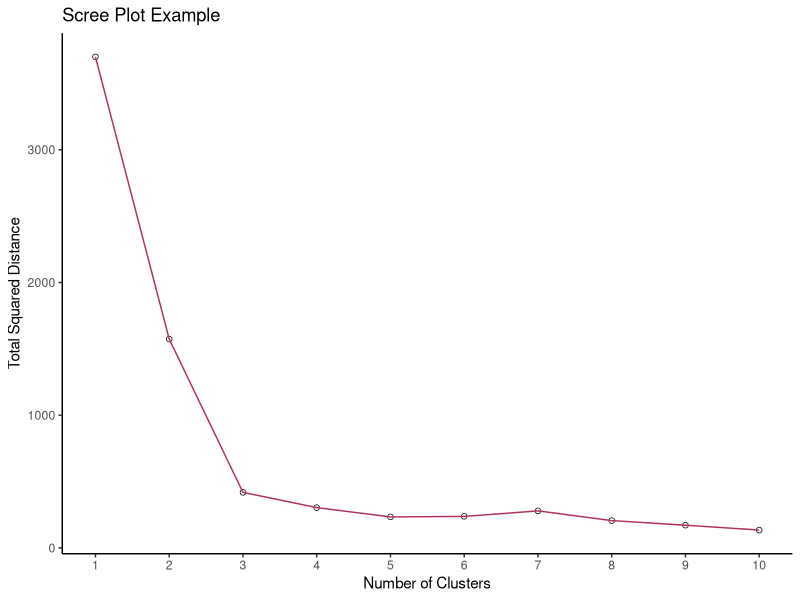
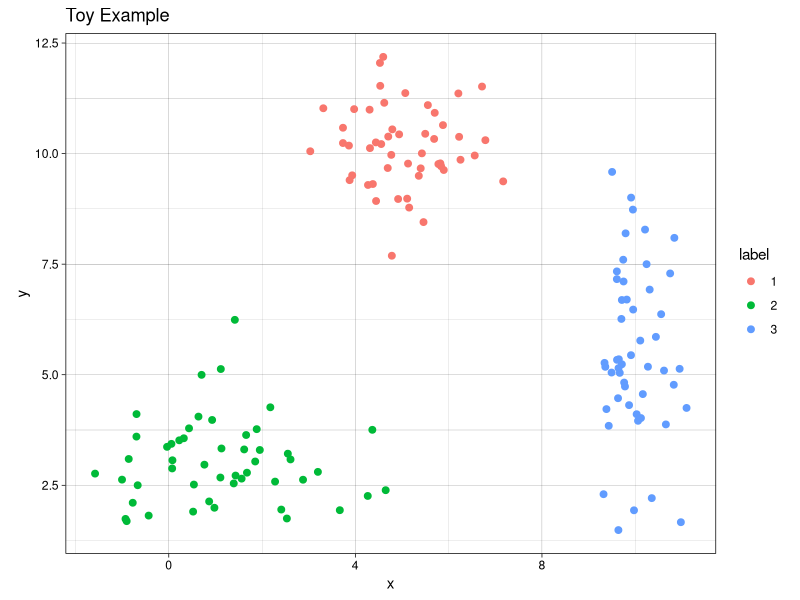
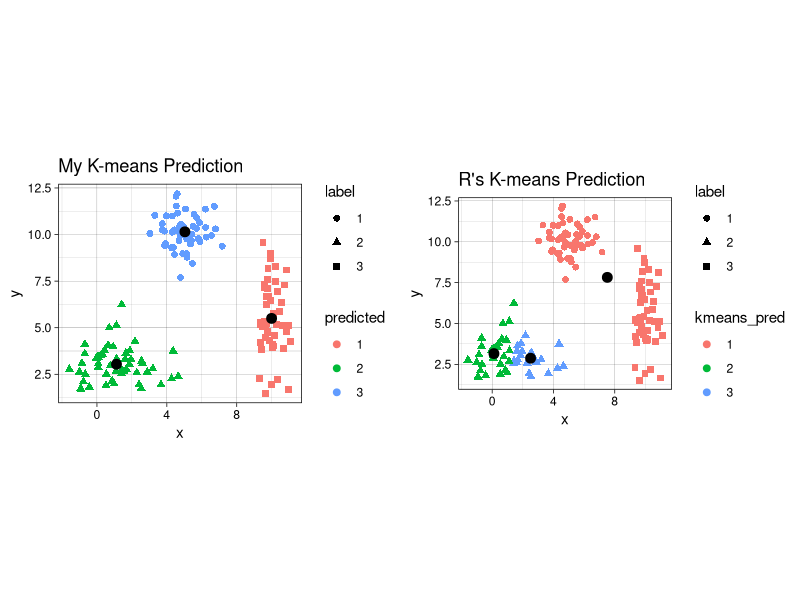
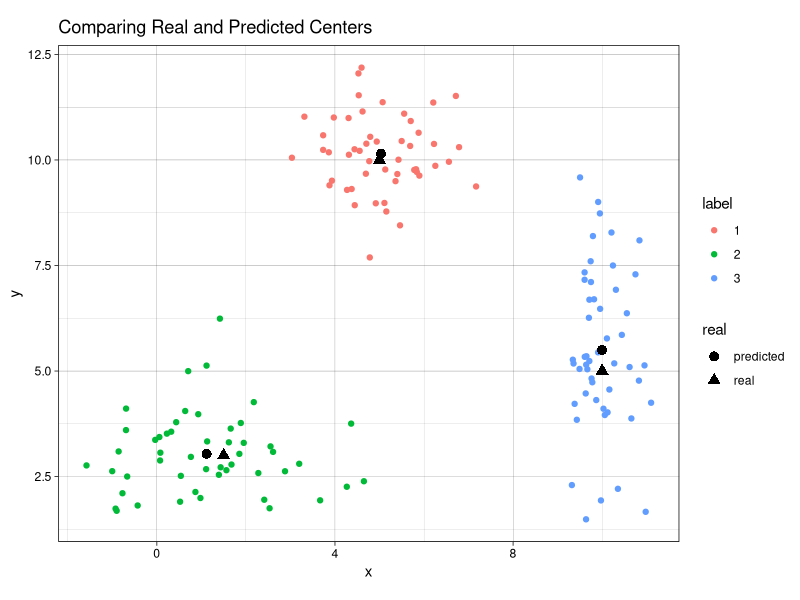

Generate these figures, in order, with R:
## ---- chunk 1
knitr::opts_chunk$set(
  fig.path = "images/"
)
## ---- chunk 2

## ---- chunk 3
# first create individual clusters with different distribution parameters
set.seed(123) # setting a seed for reproducibility

x1 <- rnorm(50, mean = 5, sd = 1)
y1 <- rnorm(50, mean = 10, sd = 1)
df1 <- data.frame(x = x1, y = y1, label = 1)

x2 <- rnorm(50, mean = 1.5, sd = 1.5)
y2 <- rnorm(50, mean = 3, sd = 1)
df2 <- data.frame(x = x2, y = y2, label = 2)

x3 <- rnorm(50, mean = 10, sd = 0.5)
y3 <- rnorm(50, mean = 5, sd = 2)
df3 <- data.frame(x = x3, y = y3, label = 3)

combined <- rbind(df1, df2, df3)
combined$label <- as.factor(combined$label) # label must be converted into a factor since it will be interpreted as a continuous variable, which it is not.
## ---- chunk 4
library(ggplot2)
th <- theme_linedraw() # setting the theme for the plots


tiff('./images/plot1.tiff', units="in", width=5, height=3, res=300)

ggplot(combined, aes(x= x, y = y)) +
  geom_point(aes(color=label), size = 2) +
  labs(title = "Toy Example") + 
  th + theme(aspect.ratio = 0.8)

dev.off()


## ---- chunk 5
my_kmeans <- function(df, n_clusters){ # the function will take a dataframe and num clusters as input
  # first, get the range of possible values to initiate random centers
  
  Z_hist <- data.frame()          # create history of Z and centers to see                                                                    progress of iterations
  C_hist <- data.frame()
  
  Z <- rep(-1, nrow(df))     # Z are our indicator variable, we need to set placeholders for these                                           variables that are different values. values don't matter as long as they                                       are different from each other
  Z_new <- rep(0, nrow(df))  # these variables will tell the algorithm when to stop iterations
  
  centers <- array(0, dim = c(n_clusters, ncol(df)) ) # create a placeholder for centers array
  # now we can initialize random centers

  min <- min(df[,1])
  max <- max(df[,2])  
  for(row in seq(1, n_clusters)){
    for(col in seq(1, dim(centers)[2] ))
      centers[row, col] <- runif(1, min, max)
  }
  
  # now that we have the centers, we need to find differences between each point from each cluster
  # we will create a distance matrix
  
  Dist <- array(0, dim = c(nrow(df), n_clusters ) )
  
  iteration = 0 # keep track of iterations
  while(sum(Z-Z_new) !=0 ){ # keep iterating until Z and Z_new are equal
    
    Z_add <- data.frame(Z = Z_new, iteration = iteration)
    C_add <- data.frame(centers, iteration = iteration)
    
    Z_hist <- rbind(Z_hist, Z_add) # appending new iterations to keep track of the history
    C_hist <- rbind(C_hist, C_add)
    
    Z <- Z_new
    for(center in seq(1, nrow(centers))){
      distance <- apply(df, 1, function(x) sum((x - centers[center, ])^2) ) # compute euclidian distance 
      for(x in seq(1, length(distance))){
        Dist[x, center] <- distance[x] # filling in distance matrix with euclidian distances
      }
    }
    
    Z_new <- max.col(-Dist) # note that max.col function finds the column that has the maximum value.
                            # since we want to find the minimum distance, we invert by distance matrix
                            # by multiplying the whole matrix by -1. 
    
    # next, we need to move the centers since the center values for each cluster has changed
    
    for(center in seq(1, n_clusters)){
      for(var in seq(1, ncol(centers) )){
        if(sum(Z_new==center) ==0 ) centers[center, var] = centers[center, var]
        else centers[center, var] <- mean(df[Z_new == center, var])
      }
    }

    iteration = iteration + 1
  }
  # cat('Took', iteration - 1, 'iterations to converge!')
  Z_hist$prediction <- as.factor(Z_hist$Z)
  Z_new <- as.factor(Z_new)
  output <- list(Z_new, centers, Z_hist, C_hist)
  return(output)
}

## ---- chunk 6
library(gganimate)

no_labs = combined[,1:2]

prediction <- my_kmeans(no_labs, 3)
Z_hist <- cbind(combined, prediction[[3]])
c_hist <- prediction[[4]]

g <- ggplot(Z_hist, aes(x = x, y = y)) +
  geom_point(aes(color = prediction, shape = label), size = 1) +
  geom_point(data = c_hist, aes(x = X1, y = X2), size = 2) +
  labs(title = 'Iteration: {frame_time}') +
  th + theme(text = element_text(size = 5)) +
  transition_time(iteration) 


animate(g, nframes=  length(unique(Z_hist$iteration)), fps = 1,
        width = 1000, height=800, res = 300)

## ---- chunk 7
combined$predicted <- as.factor(prediction[[1]]) # remeber to convert the integer values to  factors
centers <- prediction[[2]]

kmeans <- kmeans(no_labs, 3)

combined$kmeans_pred <- as.factor(kmeans$cluster)

g1 <- ggplot(combined, aes(x = x, y = y)) + 
  geom_point(aes(color = predicted, shape = label), size = 2) +
  geom_point(data = data.frame(centers), aes(X1, X2), size = 3) +
  labs(title = 'My K-means Prediction') +
  th + theme(aspect.ratio = 0.9)

g2 <- ggplot(combined, aes(x=x , y = y)) +
  geom_point(aes(color = kmeans_pred, shape = label), size = 2) +
  geom_point(data = data.frame(data.frame(kmeans$centers)), aes(x, y), size = 3) +
  labs(title = "R's K-means Prediction") +
  th + theme(aspect.ratio = 0.9)

library(gridExtra) # import library to display graphs in a grid

tiff('./images/plot2.tiff', units="in", width=10, height=5, res=600)

grid.arrange(g1, g2, nrow=1, respect=TRUE)

dev.off()

## ---- chunk 8
predicted_centers <- tail(c_hist, 3)[,-3] # k-means predicted centers
predicted_centers$real <- 'predicted'

real_centers <- matrix(c(5,10,1.5,3,10,5), byrow = TRUE, ncol=2) # generated data from these centers
real_centers <- data.frame(real_centers)
real_centers$real <- 'real'

both_centers <- rbind(predicted_centers, real_centers)

tiff('./images/plot3.tiff', units="in", width=5, height=3, res=300)
 
ggplot(combined, aes(x = x, y = y)) +
  geom_point(aes(color = label)) +
  geom_point(data = both_centers, aes(x= X1,y= X2, shape = real), size = 3) +
  labs(title = 'Comparing Real and Predicted Centers') +
  th + theme(aspect.ratio = 0.8)

dev.off()
## ---- chunk 9
# first create function to determine total distance from clusters
# pass in the data (raw data), the predicted labels from k means, and the centers
find_distances <- function(data, predicted_labs, centers){
  # first prepare dataframes for computations
  merged <- cbind(data, center = predicted_labs) # combining the raw data with the predicted labs
  # center_lab <- data.frame(centers, center = 1:nrow(centers))
  #merged2 <- merge(merged1, center_lab)
  tot_sq_dist <- 0 # initialize total square distacnce
  
  for(cen in 1:nrow(centers)){
    cluster_points <- merged[merged$center==cen,  colnames(merged) != 'center']
    if(nrow(cluster_points)!=0){
      expand_centers <- matrix(rep(centers[cen,], nrow(cluster_points)), ncol = 2, byrow=TRUE)
      sq_dist <- sum((cluster_points - expand_centers)^2)
      tot_sq_dist <- tot_sq_dist + sq_dist
    }
  }
  
  return(tot_sq_dist)  
}


km <- my_kmeans(no_labs, 4)
predicted_labs <- km[[1]]
centers <- km[[2]]
find_distances(no_labs, predicted_labs, centers)
## ---- chunk 10
lab_hist <- data.frame() # initialize histories
cen_hist <- data.frame()
dist_hist <- data.frame()

num_clusters <- 10
for(clusters in 1:num_clusters){
  km <- my_kmeans(no_labs, n_clusters = clusters)
  
  new_df <- no_labs
  new_df$pred <- km[[1]]
  new_df$num_clusters <- clusters
  
  centers <- data.frame(km[[2]])
  centers$num_clusters <- clusters
  
  lab_hist <- rbind(lab_hist, new_df)
  cen_hist <- rbind(cen_hist, centers)
  
  sq_dist <- find_distances(no_labs, new_df$pred,
                                    as.matrix(centers[,colnames(centers) != 'num_clusters']))
  sq_dist_df <- data.frame(sq_dist, num_clusters = clusters)
  dist_hist <- rbind(dist_hist, sq_dist_df)
}

g <- ggplot(dist_hist, aes(x = num_clusters, y = sq_dist)) +
  geom_point() +
  geom_point(color = 'white', size = 1) +
  geom_line(color = 'maroon') +
  labs(title = 'Scree Plot Example') + xlab('Number of Clusters') + ylab('Total Squared Distance') +
  scale_x_continuous(breaks = 0:num_clusters+1) + theme_classic()
  
g



# create the gif

g <- ggplot(lab_hist, aes(x,y)) +
  geom_point(aes(color = pred)) +
  geom_point(data = cen_hist, aes(X1, X2)) +
  labs(title = 'Num clusters: {frame_time}') +
  th + theme(text = element_text(size = 5)) +
  transition_time(num_clusters) 
  
animate(g, nframes =  num_clusters, fps = 1,
        width = 1000, height=800, res = 300)
